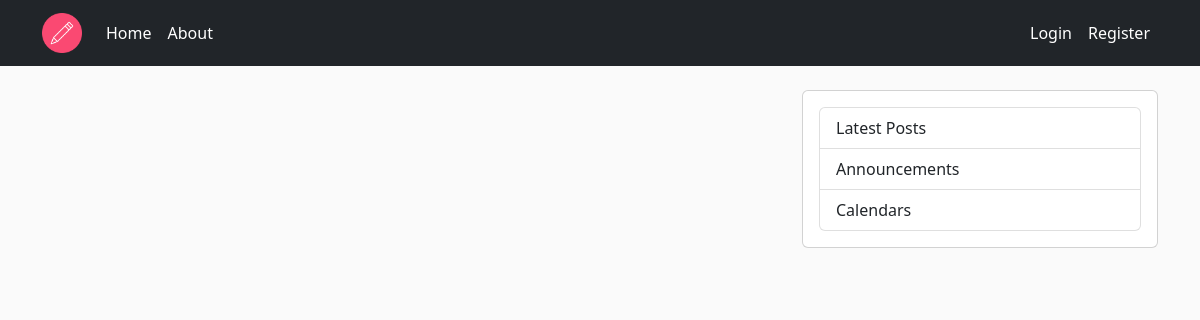
Page /home on the earlier database version.
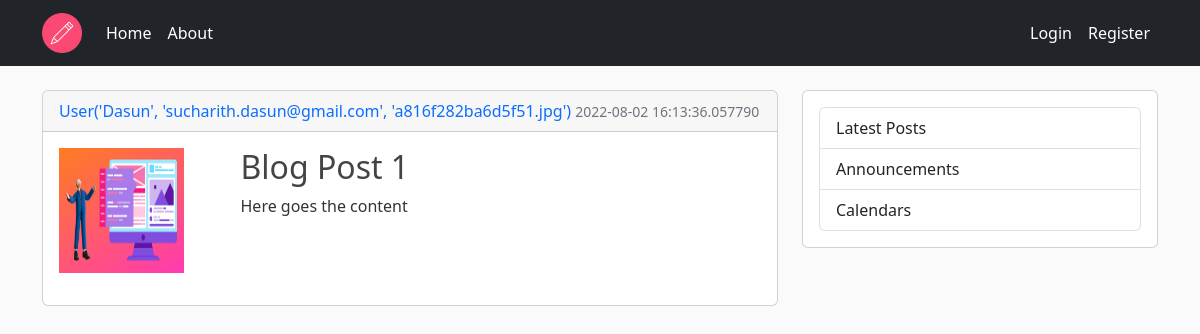
Same page on the later database version.
### flaskblog/models.py (models this page shows, shortened)
class Post(db.Model):
    id = db.Column(db.Integer, primary_key=True)
    title = db.Column(db.String(100), nullable=False)
    date_posted = db.Column(db.DateTime, nullable=False, default=datetime.utcnow)
    content = db.Column(db.Text, nullable=False)
    thumbnail = db.Column(db.String(20), nullable=False, default='default_thumb.jpg')
    user_id = db.Column(db.Integer, db.ForeignKey('user.id'), nullable=False)

class User(db.Model, UserMixin):
    id = db.Column(db.Integer, primary_key=True)
    username = db.Column(db.String(20),unique=True, nullable=False)
    email = db.Column(db.String(120), unique=True, nullable=False)
    image_file = db.Column(db.String(20), nullable=False, default='default.jpg')
    password = db.Column(db.String(60), nullable=False)
    posts = db.relationship('Post', backref='author', lazy=True)
    def __repr__(self):
        return f"User('{self.username}', '{self.email}', '{self.image_file}')"

### flaskblog/routes.py (the view)
@app.route("/")
@app.route("/home")
def home():
    posts = Post.query.all()
    return render_template('home.html', posts=posts)

### flaskblog/templates/home.html
{% extends "layout.html" %}
{% block content %}
    {% for post in posts %}
        <div class="card">
            <div class="card-header">
                <a class="mr-2" href="#">{{ post.author }}</a>
                <small class="text-muted">{{ post.date_posted }}</small>
            </div>
            <div class=" card-body row">
                <div class="col-md-3">
                    <img class="account-img" src="{{ post.thumbnail }}" alt="thumbnail">
                </div>
                <div class="col-md-9">
                    <h2><a class="article-title" href="#">{{ post.title }}</a></h2>
                    <p class="article-content">{{ post.content }}</p>
                </div>
            </div>
        </div>
        <br />
    {% endfor %}
{% endblock content %}

### flaskblog/templates/layout.html (shortened to what this page needs)
<!DOCTYPE html>
<html lang="en">
<head>
    <link href="https://cdn.jsdelivr.net/npm/bootstrap@5.2.0/dist/css/bootstrap.min.css" rel="stylesheet"
>
    <link rel="stylesheet" type="text/css" href="{{ url_for('static', filename='main.css') }}">
</head>
<body>
    <nav class="navbar navbar-expand-lg navbar-dark bg-dark">
        <div class="container">
            <a class="navbar-brand" href="{{ url_for('home') }}"><img class="brand-image" src="{{ url_for('static', filename='/images/flask_blog.png') }}" alt="flask-blog-image"></a>
            <div class="collapse navbar-collapse" id="navbarNav">
                <ul class="navbar-nav me-auto mb-2 mb-lg-0">
                    <li class="nav-item">
                        <a class="nav-link active" href="{{ url_for('home') }}">Home</a>
                    </li>
                    <li class="nav-item">
                        <a class="nav-link active" href="{{ url_for('about') }}">About</a>
                    </li>
                </ul>
                <ul class="navbar-nav">
                    {% if current_user.is_authenticated %}
                        <li class="nav-item">
                            <a class="nav-link active" href="{{ url_for('new_post') }}">New Post</a>
                        </li>
                        <li class="nav-item">
                            <a class="nav-link active" href="{{ url_for('account') }}">Account</a>
                        </li>
                        <li class="nav-item">
                            <a class="nav-link active" href="{{ url_for('logout') }}">Logout</a>
                        </li>
                    {% else %}
                        <li class="nav-item">
                            <a class="nav-link active" href="{{ url_for('login') }}">Login</a>
                        </li>
                        <li class="nav-item">
                            <a class="nav-link active" href="{{ url_for('register') }}">Register</a>
                        </li>
                    {% endif %}
                </ul>
            </div>
        </div>
    </nav>
    <br/>
    <div role="main" class="container">
        <div class="row">
            <div class="col-md-8">
                {% block content %} {% endblock %}
            </div>
            <div class="col-md-4">
                <div class="card">
                    <div class="card-body">
                        <ul class="list-group">
                            <li class="list-group-item">Latest Posts</li>
                            <li class="list-group-item">Announcements</li>
                            <li class="list-group-item">Calendars</li>
                        </ul>
                    </div>
                </div>
            </div>
        </div>
    </div>
</body>
</html>

### flaskblog/static/main.css (style rules this page uses)
body { background: #fafafa; color: #333333; margin-top: 0; }
a { text-decoration: none !important; }
.brand-image { width: 40px; height: 40px; }
.article-title { color: #444444; }
.article-content { white-space: pre-line; }
.account-img { height: 125px; width: 125px; margin-right: 20px; margin-bottom: 16px; }

Differences in the rows shown:
added Post: author "User('Dasun', 'sucharith.dasun@gmail.com', 'a816f282ba6d5f51.jpg')", date_posted "2022-08-02 16:13:36.057790", thumbnail (placeholder picture), title "Blog Post 1", content "Here goes the content"
